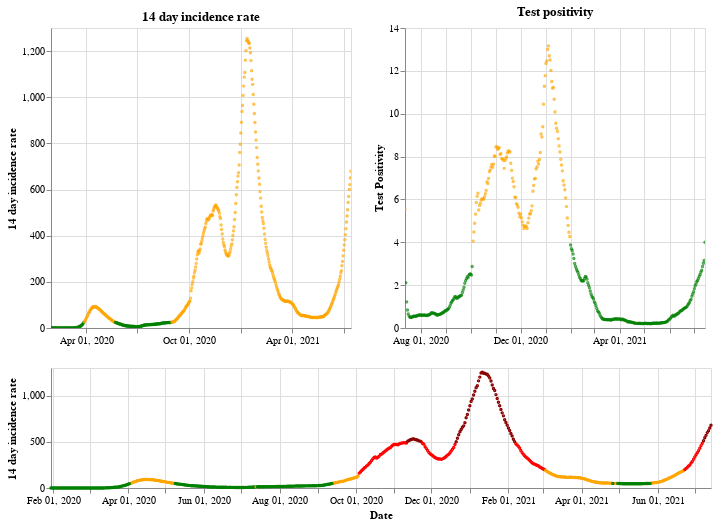

This figure's notebook cell:
### Markdown cell above
## England

### Code cell
plot_traffic_light('England')

### Figure 1 — Vega-Lite specification as saved in the notebook (floating-point values rounded to 4 significant figures; data arrays with more than 128 entries replaced by an {"elided": "..."} marker saying what was removed)
{"config": {"view": {"continuousWidth": 400, "continuousHeight": 300}}, "vconcat": [{"hconcat": [{"mark": {"type": "point", "size": 2}, "encoding": {"color": {"condition": {"value": "green", "test": "(datum.twoWeeklyCasesRate <= 25)"}, "value": "orange"}, "tooltip": [{"type": "nominal", "field": "areaName"}, {"type": "temporal", "field": "date"}, {"type": "quantitative", "field": "twoWeeklyCasesRate"}, {"type": "quantitative", "field": "testPositivity"}], "x": {"type": "temporal", "axis": {"title": ""}, "field": "date", "scale": {"domain": {"selection": "DateBrush"}}, "timeUnit": "yearmonthdate"}, "y": {"type": "quantitative", "axis": {"title": "14 day incidence rate"}, "field": "twoWeeklyCasesRate"}}, "title": "14 day incidence rate", "width": 300}, {"mark": {"type": "point", "size": 2}, "encoding": {"color": {"condition": {"value": "green", "test": "(datum.testPositivity <= 4)"}, "value": "orange"}, "tooltip": [{"type": "nominal", "field": "areaName"}, {"type": "temporal", "field": "date"}, {"type": "quantitative", "field": "twoWeeklyCasesRate"}, {"type": "quantitative", "field": "testPositivity"}], "x": {"type": "temporal", "axis": {"title": ""}, "field": "date", "scale": {"domain": {"selection": "DateBrush"}}, "timeUnit": "yearmonthdate"}, "y": {"type": "quantitative", "axis": {"title": "Test Positivity"}, "field": "testPositivity"}}, "title": "Test positivity", "width": 300}]}, {"layer": [{"mark": {"type": "point", "size": 2}, "encoding": {"color": {"condition": {"value": "orange", "test": "(((datum.testPositivity < 4) && (datum.twoWeeklyCasesRate >= 50)) && (datum.twoWeeklyCasesRate < 200))"}, "value": "red"}, "opacity": {"condition": {"value": 1, "test": "((datum.twoWeeklyCasesRate >= 50) && (datum.twoWeeklyCasesRate < 500))"}, "value": 0}, "tooltip": [{"type": "nominal", "field": "areaName"}, {"type": "temporal", "field": "date"}, {"type": "quantitative", "field": "twoWeeklyCasesRate"}, {"type": "quantitative", "field": "testPositivity"}], "x": {"type": "temporal", "axis": {"title": "Date"}, "field": "date", "timeUnit": "yearmonthdate"}, "y": {"type": "quantitative", "axis": {"title": "14 day incidence rate"}, "field": "twoWeeklyCasesRate"}}, "selection": {"DateBrush": {"type": "interval", "encodings": ["x"], "fields": ["Time"]}}}, {"mark": {"type": "point", "size": 2}, "encoding": {"color": {"value": "darkred"}, "opacity": {"condition": {"value": 1, "test": "(datum.twoWeeklyCasesRate >= 500)"}, "value": 0}, "tooltip": [{"type": "nominal", "field": "areaName"}, {"type": "temporal", "field": "date"}, {"type": "quantitative", "field": "twoWeeklyCasesRate"}, {"type": "quantitative", "field": "testPositivity"}], "x": {"type": "temporal", "axis": {"title": "Date"}, "field": "date", "timeUnit": "yearmonthdate"}, "y": {"type": "quantitative", "axis": {"title": "14 day incidence rate"}, "field": "twoWeeklyCasesRate"}}}, {"mark": {"type": "point", "size": 2}, "encoding": {"color": {"condition": {"value": "green", "test": "((datum.testPositivity < 4) && (datum.twoWeeklyCasesRate < 50))"}, "value": "orange"}, "opacity": {"condition": {"value": 1, "test": "(datum.twoWeeklyCasesRate < 50)"}, "value": 0}, "tooltip": [{"type": "nominal", "field": "areaName"}, {"type": "temporal", "field": "date"}, {"type": "quantitative", "field": "twoWeeklyCasesRate"}, {"type": "quantitative", "field": "testPositivity"}], "x": {"type": "temporal", "axis": {"title": "Date"}, "field": "date", "timeUnit": "yearmonthdate"}, "y": {"type": "quantitative", "axis": {"title": "14 day incidence rate"}, "field": "twoWeeklyCasesRate"}}}], "height": 120, "width": 660}], "data": {"name": "data-b7628c0eab105028f5cd1a5823bd5f25"}, "$schema": "https://vega.github.io/schema/vega-lite/v4.8.1.json", "datasets": {"data-b7628c0eab105028f5cd1a5823bd5f25": {"elided": "532 records"}}}
